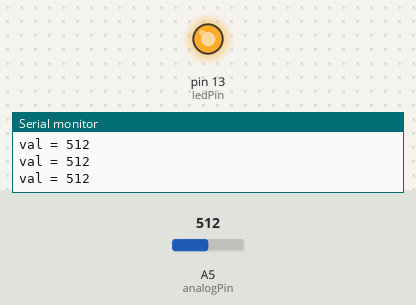
The sketch below on a simulated Arduino Uno, built with avr-gcc and run on an emulated ATmega328P. Shown: output pins drawn as LEDs (lit = HIGH), the last lines printed to the serial monitor. The test bench sets the inputs (shaded band); at power-on: A5 (analogPin) = 512.

Above: at 1.2 s.
1.3 s: A5 (analogPin) set to 487
At 2.2 s:
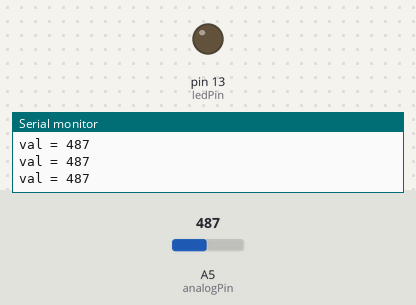
2.8 s: A5 (analogPin) set to 510
At 3.6 s:
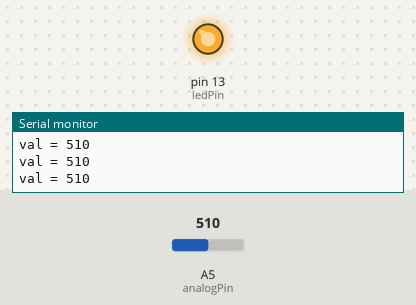
4.3 s: A5 (analogPin) set to 490
At 4.9 s:
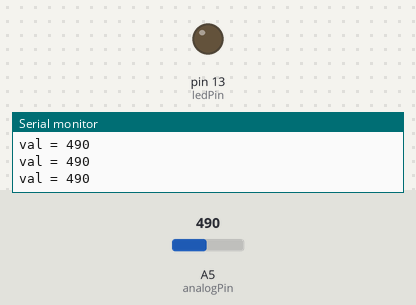
Timing chart, 0 to 7.3 s (numbered marks = the images above; inputs shaded):
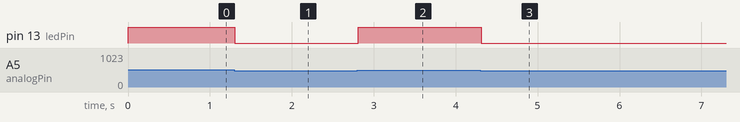

Measured:
- the behaviour switches between 501 and 500 on A5 (analogPin) (found by bisection; images 0 and 1)
- after the input at 1.3 s, pin 13 (ledPin): HIGH → LOW at once
- after the input at 2.8 s, pin 13 (ledPin): LOW → HIGH at once
- after the input at 4.3 s, pin 13 (ledPin): HIGH → LOW at once

The sketch:

2light_in_house.ino
```cpp
int ledPin = 13;
int analogPin = 5; //ประกาศตัวแปร ให้ analogPin แทนขา analog ขาที่5
int val = 0;
void setup() {
pinMode(ledPin, OUTPUT); // sets the pin as output
Serial.begin(9600);
}
void loop() {
val = analogRead(analogPin); //อ่านค่าสัญญาณ analog ขา5
Serial.print("val = "); // พิมพ์ข้อมความส่งเข้าคอมพิวเตอร์ "val = "
Serial.println(val); // พิมพ์ค่าของตัวแปร val
if (val > 500) { // สามารถกำหนดปรับค่าได้ตามสถานที่ต่างๆ
digitalWrite(ledPin, HIGH); // สั่งให้ LED ติดสว่าง
}
else {
digitalWrite(ledPin, LOW); // สั่งให้ LED ดับ
}
delay(100);
}
```
